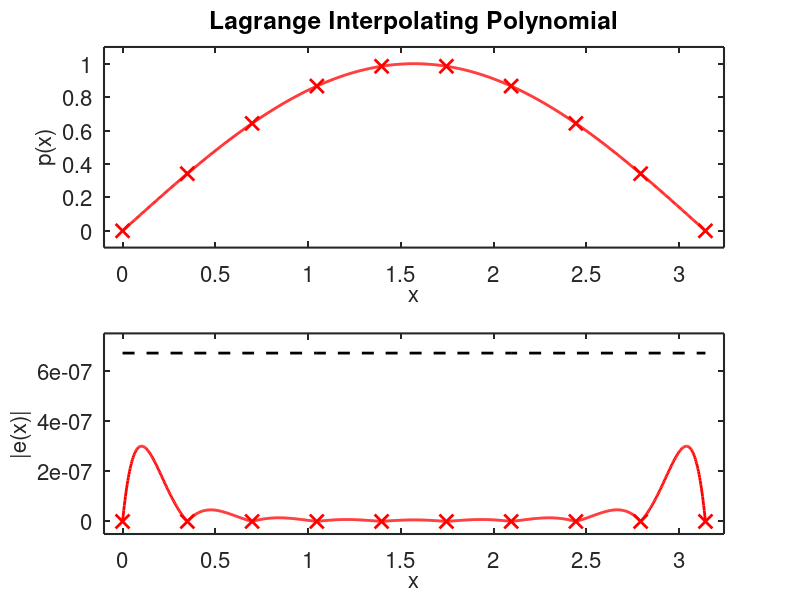
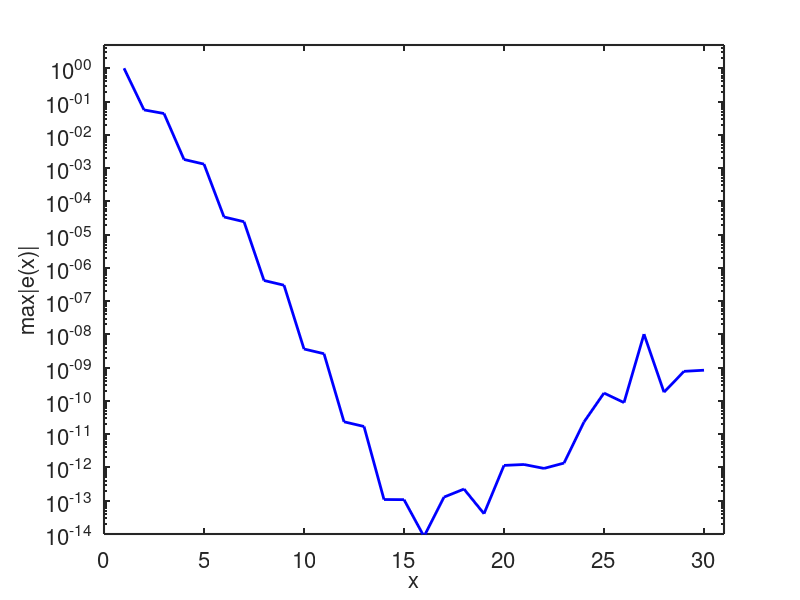

These figures' MATLAB source, in order:
%% Exercise 8.2
clc; clear; close all;
%% 1)
% Consider a set of equally spaced nodes $x_i$ and find the interpolating 
% polynomial using Lagrange basis polynomials.
% Since the polynomial has degree 9 we need 10 nodes.
f = @(x) sin(x);
x = linspace(0, pi, 10)';
y = f(x);
lagr_poly=zeros(numel(x), numel(x));
for i = 1:numel(x)
  nodes = setdiff(x, x(i));
  lagr_poly(:,i) = poly(nodes) / polyval(poly(nodes), x(i));
end
% Sum the coefficients of the basis element with the weigths
coeff = lagr_poly * y;

%% 2)
% Find again the polynomial using polyfit command.

% polyfit
coeff2 = polyfit(x, y, 9);
% Check
[coeff, coeff2']

%% 3)
% Estimate the interpolation error using the related theorem.
% Then evaluate the interpolation polynomial in 1000 equally spaced points
% in the interval and plot the interpolation error. Motivate the result.
% We have to apply the formula
% e_k(x)<= K_{k+1} h^{k+1}}/(4(k+1)),
% where the bound $K_{k+1}$ on the absolute value of the $k+1 = 10$-th 
% derivative is trivially obtained as $K_{k+1} = 1$. Thus ...
h=x(2)-x(1);

err_est = 1*(h)^10 / (4*10);
fprintf("Estimated Error: %d", err_est);
% Plot the obtained polynomial
xx = linspace(0, pi, 1000);
yy = f(xx);
pp = polyval(coeff, xx);

figure
% Just check that the polynomial interpolates the data-points
subplot(2,1,1)
plot(xx, yy, 'r-', 'LineWidth',2)
hold on, box on
plot(x, y, 'rx', 'LineWidth',2, 'MarkerSize',10)
axis([-0.1 pi+0.1 -0.1 1.1])
set(gca,'FontSize',16)
set(gca,'LineWidth',1.5)
xlabel('x','FontSize',16)
ylabel('p(x)','FontSize',16)
title("Lagrange Interpolating Polynomial")

err = abs(pp - yy);

subplot(2,1,2)
plot(xx, err, 'r-', 'LineWidth',2)
hold on, box on
plot(x, 0*x, 'rx', 'LineWidth',2, 'MarkerSize',10)
plot(x, err_est + 0*x, 'k--', 'LineWidth',2)
axis([-0.1 pi+0.1 -0.5e-7 7.5e-7])
set(gca,'FontSize',16)
set(gca,'LineWidth',1.5)
xlabel('x','FontSize',16)
ylabel('|e(x)|','FontSize',16)

% The interpolation on equally spaced nodes produces a non uniform error in the interval,
% which grows towards the extreme points.
%% 4)
% Repeat the operations with polynomials of order k =1,...,30.
% Plot the behaviour of abs(e_k(x)) as a function of k and 
% comment the results.
degree=30;
errk=zeros(degree);
for k = 1:degree
  x = linspace(0, pi, k+1)';
  y = f(x);
  p = polyfit(x, y, k);
  
  xx = linspace(0, pi, 1000);
  yy = f(xx);
  pp = polyval(p, xx);
  errk(k) = max(abs(pp - yy));       % Take the maximum error
end

% Plot
figure("Name","Error as function of k")
semilogy(errk, 'b', 'LineWidth',2)
hold on, box on
axis([0 31 1e-14 5])
set(gca,'FontSize',16)
set(gca,'LineWidth',1.5)
xlabel('x','FontSize',16)
ylabel('max|e(x)|','FontSize',16)

% The error exponentially decreases with the number of nodes until k = 17. 
% After that value of k the error increases. 
% The warnings print out by MATLAB suggest that this is because the nodes 
% become too close and the problem is ill-conditioned.
